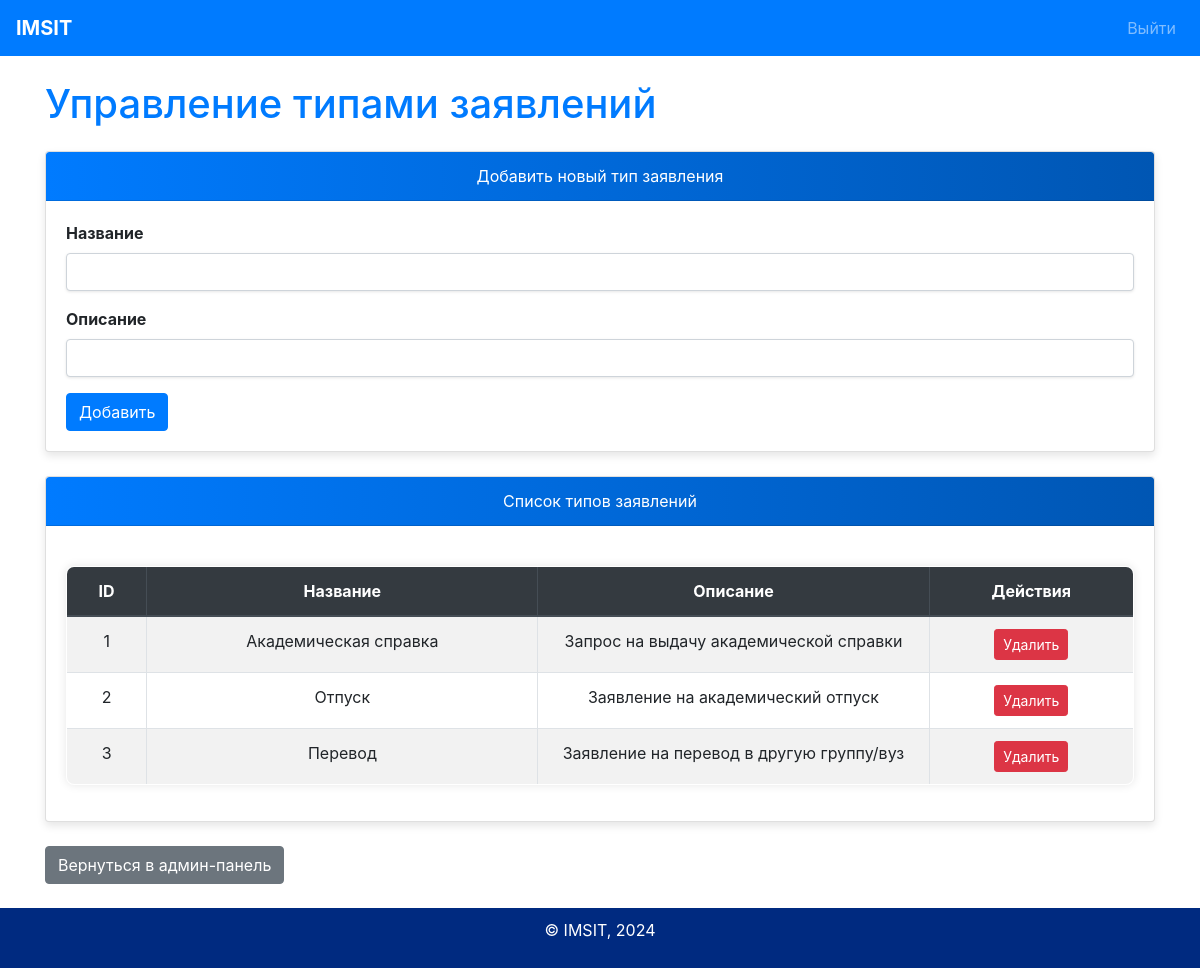
/admin/application-types (signed in), run on the app's committed database.
### tables this page shows
CREATE TABLE application_types (
    id INTEGER PRIMARY KEY AUTOINCREMENT,
    name TEXT NOT NULL,
    description TEXT
);

### app.py (the view)
@app.route('/admin/application-types')
def application_types():
    if session.get("role") != "admin":
        return redirect(url_for("index"))
    types = get_application_types()
    return render_template('application_types.html', types=types)

### database_functions.py (called while the page is built)
def get_application_types():
    conn = sqlite3.connect(DB_PATH)
    cursor = conn.cursor()
    cursor.execute("SELECT * FROM application_types")
    types = cursor.fetchall()
    conn.close()
    return types

### templates/application_types.html (shortened to what this page needs)
{% extends "base.html" %}
{% block content %}
<h1 class="text-primary">Управление типами заявлений</h1>
<div class="card mb-4">
    <div class="card-header bg-primary text-white">Добавить новый тип заявления</div>
    <div class="card-body">
        <form method="POST" action="{{ url_for('add_application_type') }}">
            <div class="form-group">
                <label for="name">Название</label>
                <input type="text" id="name" name="name" class="form-control" required>
            </div>
            <div class="form-group">
                <label for="description">Описание</label>
                <input type="text" id="description" name="description" class="form-control">
            </div>
            <button type="submit" class="btn btn-primary">Добавить</button>
        </form>
    </div>
</div>
<div class="card">
    <div class="card-header bg-primary text-white">Список типов заявлений</div>
    <div class="card-body">
        <table class="table table-striped table-bordered">
            <thead class="thead-dark">
                <tr>
                    <th>ID</th>
                    <th>Название</th>
                    <th>Описание</th>
                    <th>Действия</th>
                </tr>
            </thead>
            <tbody>
                {% for type in types %}
                <tr>
                    <td>{{ type[0] }}</td>
                    <td>{{ type[1] }}</td>
                    <td>{{ type[2] }}</td>
                    <td>
                        <a href="{{ url_for('delete_application_type', type_id=type[0]) }}"
                           class="btn btn-danger btn-sm"
                           onclick="return confirm('Вы уверены, что хотите удалить этот тип?')">
                           Удалить
                        </a>
                    </td>
                </tr>
                {% endfor %}
            </tbody>
        </table>
    </div>
</div>
<a href="/admin" class="btn btn-secondary mt-4">Вернуться в админ-панель</a>
{% endblock %}

### static/css/styles.css (style rules this page uses)
body { font-family: Arial, sans-serif; margin: 0; padding: 0; color: #333; }
h1, h2 { margin: 0; padding-bottom: 15px; }
body { background-color: #f8f9fa; color: #333; font-family: 'Arial', sans-serif; }
.form-group label { font-weight: bold; }
.form-control { margin-bottom: 10px; border-radius: 5px; border: 1px solid #ddd; }
.btn-primary { background-color: #0056b3; border-color: #0056b3; }
.table { margin-top: 20px; background: white; border-radius: 8px; overflow: hidden; box-shadow: 0 0 10px rgba(0, 0, 0, 0.1); }
.table th, .table td { text-align: center; vertical-align: middle; }
body { background-color: #e9ecef; color: #333; font-family: 'Arial', sans-serif; }
.card { border: none; border-radius: 8px; overflow: hidden; }
.card-header { background: linear-gradient(90deg, #0056b3, #00376d); text-align: center; }
.btn { border-radius: 50px; padding: 10px 20px; font-size: 1rem; font-weight: bold; transition: all 0.3s ease-in-out; }
.btn-danger { background-color: #dc3545; border-color: #dc3545; }
.card { border-radius: 8px; overflow: hidden; box-shadow: 0 4px 8px rgba(0, 0, 0, 0.1); }
.card-header { background: linear-gradient(90deg, #0056b3, #00376d); color: white; }
.btn { border-radius: 5px; padding: 10px 20px; font-size: 1rem; font-weight: bold; transition: all 0.3s ease-in-out; }
.btn-primary { background-color: #0069d9; border-color: #0062cc; }
.btn-secondary { background-color: #6c757d; border-color: #6c757d; }
.form-control { border-radius: 5px; box-shadow: 0 1px 3px rgba(0, 0, 0, 0.1); }
.form-group { margin-bottom: 15px; }
.form-group select, .form-group input[type="text"], .form-group input[type="file"] { width: 100%; }
.table td { word-wrap: break-word !important; word-break: break-word !important; max-width: 200px !important; white-space: normal !important; }
.card { border-radius: 12px; overflow: hidden; box-shadow: 0 4px 8px rgba(0, 0, 0, 0.1); background-color: #ffffff; }
.card-header { background: linear-gradient(90deg, #007bff, #0056b3); color: white; padding: 15px; }
.form-control { border: 1px solid #ced4da; border-radius: 8px; padding: 10px; font-size: 1rem; box-shadow: 0 1px 3px rgba(0, 0, 0, 0.1); }
.btn-primary { background-color: #007bff; border-color: #007bff; border-radius: 8px; padding: 10px 15px; font-size: 1rem; font-weight: bold; transition: all 0.3s ease; }

### data on the page
application_types: id "1", name "Академическая справка", description "Запрос на выдачу академической справки"
application_types: id "2", name "Отпуск", description "Заявление на академический отпуск"
application_types: id "3", name "Перевод", description "Заявление на перевод в другую группу/вуз"
